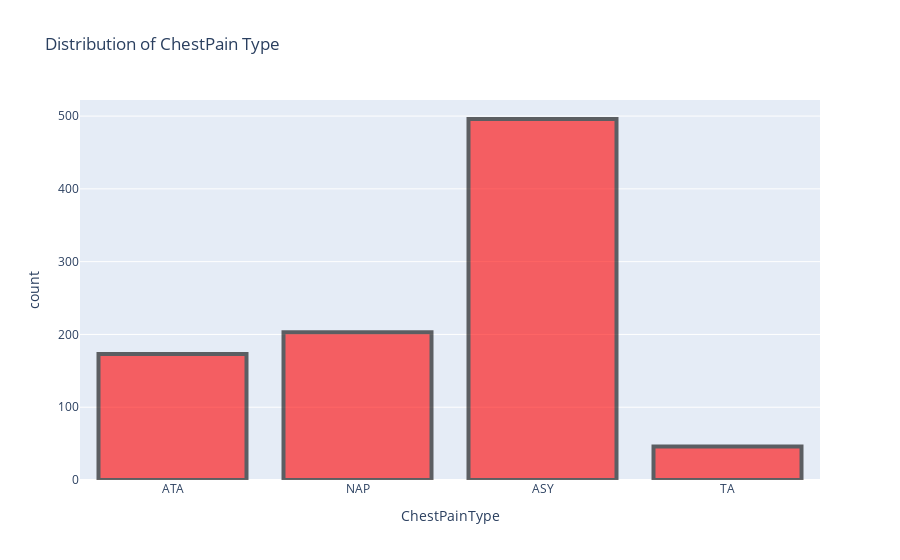

Notebook code cell kept with this figure:
### Code cell
plt.figure(figsize=(20, 10))
fig = px.histogram(data_frame=heart, x="ChestPainType", title="Distribution of ChestPain Type")
fig.update_traces(marker={"color": "red", "opacity": 0.6, "line": {"width": 4, "color": "black"}})
fig.show()

### Figure 1 — Plotly figure (JSON) as saved in the notebook; plotly's stock layout.template omitted (floating-point values rounded to 4 significant figures; data arrays with more than 128 entries replaced by an {"elided": "..."} marker saying what was removed)
{"data": [{"alignmentgroup": "True", "bingroup": "x", "hovertemplate": "ChestPainType=%{x}<br>count=%{y}<extra></extra>", "legendgroup": "", "marker": {"color": "red", "line": {"color": "black", "width": 4}, "opacity": 0.6, "pattern": {"shape": ""}}, "name": "", "offsetgroup": "", "orientation": "v", "showlegend": false, "type": "histogram", "x": {"elided": "918 str values"}, "xaxis": "x", "yaxis": "y"}], "layout": {"barmode": "relative", "legend": {"tracegroupgap": 0}, "title": {"text": "Distribution of ChestPain Type"}, "xaxis": {"anchor": "y", "domain": [0, 1], "title": {"text": "ChestPainType"}}, "yaxis": {"anchor": "x", "domain": [0, 1], "title": {"text": "count"}}}}
